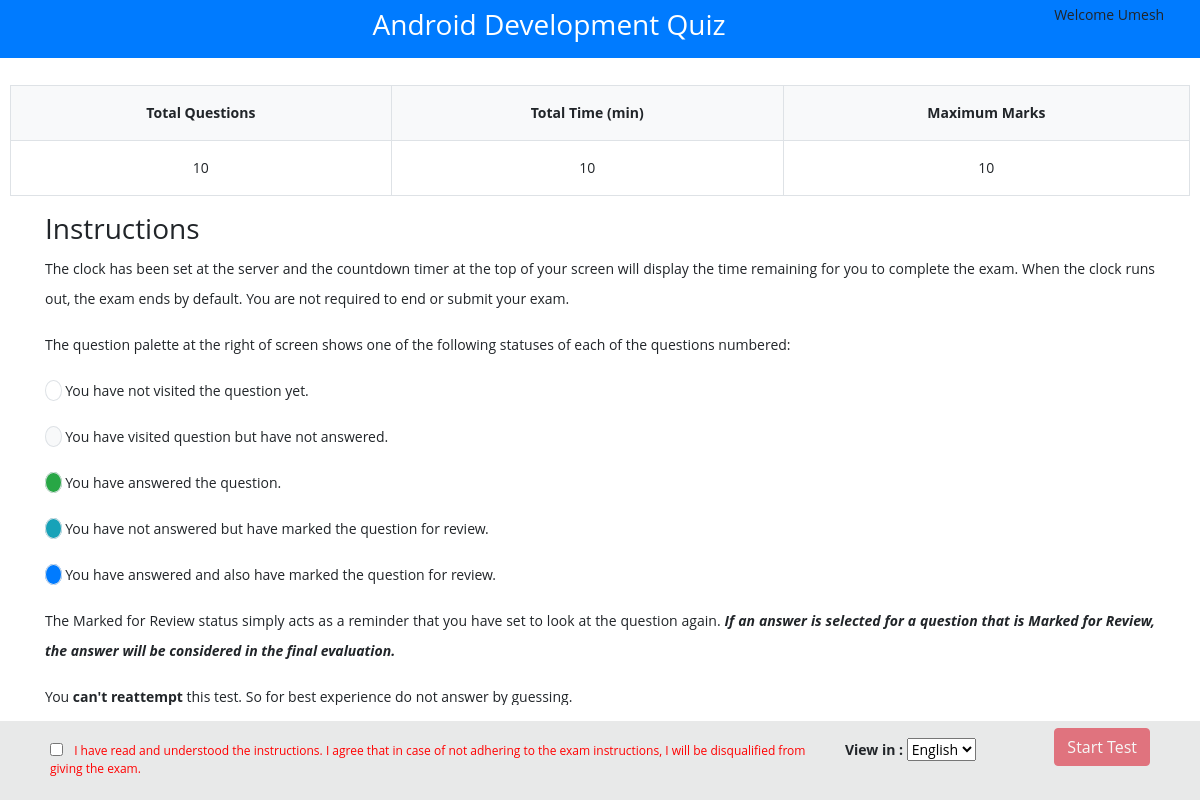
Page /students/stdQuiz/student_quiz_instruction/?quiz=1 on the committed database.
### tables this page shows
CREATE TABLE `gpm_quiz` (
  `id` int(11) NOT NULL,
  `title` varchar(200) NOT NULL,
  `description` text NOT NULL,
  `image` varchar(200) NOT NULL,
  `branch` int(11) NOT NULL,
  `semester` varchar(200) NOT NULL,
  `topic` varchar(200) NOT NULL,
  `subject` varchar(200) NOT NULL,
  `duration` int(11) NOT NULL,
  `total_question` int(11) NOT NULL,
  `status` varchar(1) NOT NULL DEFAULT '1',
  `created_at` varchar(1200) NOT NULL,
  `updated_at` varchar(100) NOT NULL
);

### application/controllers/students/StdQuiz.php (called while the page is built, shortened)
<?php
class StdQuiz extends CI_Controller {
	public function __construct()
	{
		$this->load->model('Subjects_model');
		$this->load->model('Quiz_model');
		$this->load->model('Questions_model');
	}
	public function student_quiz_instruction(){
		$quiz_id= $this->input->get('quiz');
		$params['quiz_id']=$quiz_id;
		$quiz=$this->Quiz_model->get_quizes($params);
		$data['quiz']=$quiz;
		$this->load->view('students/instructions', $data);
	}
}

### index.php (called while the page is built, shortened)
<?php
require_once BASEPATH.'core/CodeIgniter.php';

### application/models/Quiz_model.php (called while the page is built, shortened)
<?php
class Quiz_model extends CI_Model {
	public function get_quizes($params=array())
	{
		if (isset($params['quiz_id'])) {
			$this->db->where('gpm_quiz.id', $params['quiz_id']);
		}
		$this->db->select('gpm_quiz.*, gpm_courses.branch_name as branch_name, subjects.subject_name as subject_name');
		$this->db->join('gpm_courses', 'gpm_courses.id = gpm_quiz.branch', 'left');
		$this->db->join('subjects', 'subjects.id = gpm_quiz.subject', 'left');
		if (isset($params['quiz_id'])) {
			$data=$this->db->get('gpm_quiz')->row_array();
		} else {
			$data=$this->db->get('gpm_quiz')->result_array();
		}
		return $data;
	}
}

### application/views/students/instructions.php (the view, shortened to what this page needs)
<!DOCTYPE html>
<html>
<head>
	<link rel="stylesheet" href="<?php echo base_url('assests/front/css/bootstrap.css') ?>">
	<link rel="stylesheet" href="<?php echo base_url('assesst/front/css/font-awesome.css') ?>">
</head>
<body>
	<div class="container-fluid">
		<div class="row bg-primary text-center p-1 insheader   ">
			<div class="col-1">
			</div>
			<div class="col p-1 float-left"><h3 class="text-white"><?php echo $quiz['title']; ?></h3> </div>
			<div class="col-2 float-left">Welcome Umesh</div>
		</div>
		<div class="row">
			<div class=" instraction ">
						<table class="table table-bordered mt-1  text-center">
							<tr class="bg-light">
								<th class="">Total Questions</th>
								<th class="">Total Time (min)</th>
								<th class="">Maximum Marks</th>
							</tr>
							<tr class="">
								<td class="">  <?php echo $quiz['total_question'] ?> </td>
								<td class=""><?php echo $quiz['duration'] ?></td>
								<td class=""><?php echo $quiz['total_question'] ?></td>
							</tr>
						</table>
							<div class="container">
								<h3>Instructions</h3>
								<p>The clock has been set at the server and the countdown timer at the top of your screen will display the time remaining for you to complete the exam. When the clock runs out, the exam ends by default. You are not required to end or submit your exam.</p>
								<p>The question palette at the right of screen shows one of the following statuses of each of the questions numbered:</p>
								<p> <span class="border rounded-circle "> &nbsp;&nbsp;&nbsp;&nbsp;</span> You have not visited the question yet.</p>
								<p><span class="border rounded-circle bg-light "> &nbsp;&nbsp;&nbsp;&nbsp;</span>  You have visited question but have not answered.</p>
								<p><span class="border rounded-circle bg-success "> &nbsp;&nbsp;&nbsp;&nbsp;</span>  You have answered the question.</p>
								<p><span class="border rounded-circle bg-info  "> &nbsp;&nbsp;&nbsp;&nbsp;</span>  You have not answered but have marked the question for review.</p>
								<p><span class="border rounded-circle bg-primary "> &nbsp;&nbsp;&nbsp;&nbsp;</span>  You have answered and also have marked the question for review.</p>
								<p>The Marked for Review status simply acts as a reminder that you have set to look at the question again.<b><i> If an answer is selected for a question that is Marked for Review, the answer will be considered in the final evaluation.</i></b></p>
								<p>You <b>can't reattempt</b> this test. So for best experience do not answer by guessing.</p>
							</div>
			</div>
			<div class="instr-footer">
							<form action="<?php echo base_url('students/stdQuiz/startexam') ?>" method="post" accept-charset="utf-8">
								<div id="condition" class="bottam-check">
									<label style="cursor:pointer">
									<input name="tnc" id="termcondition" class="check-align" align="top" type="checkbox" value="1" />
									I have read and understood the instructions. I agree that in case of not adhering to the exam instructions, I will be disqualified from giving the exam. </label>
								</div>
								<div class="showdefaultlanglage"> <b>View in :</b>
									<select id="showdefaultlan" name="showdefaultlan">
										<option value="ENGLISH" selected="selected">English</option>
									</select>
								</div>
								<div class="submit1" id="chaclass">
									<button type="submit" href="javascript:void(0)" id="startTest" class="btn btn-danger" disabled="true">Start Test</button>
								</div>
							</form>
						</div>
		</div>
	</div>
</body>
</html>

### application/views/students/instructions.php (style rules this page uses)
body { margin:0px;padding:0px;background-color:#ffffff;font-family: 'Open Sans', sans-serif;font-size:14px;position:fixed;left:0;right:0;height:100%; }
.insheader { background:#41a0c4;padding:7px 50px 7px 50px;height:auto;position:absolute;left:0;right:0;overflow:hidden;width:auto; }
.instr-footer { background:#e8e9e9; padding:7px 50px 0px 50px; position:absolute;bottom:0px; height:auto; overflow:hidden; left:0; right:0; width:auto; margin-top: 100px; }
.bottam-check { float:left; color:#F00; font-size:12px; margin:14px 0 14px 0; font-weight:normal; vertical-align:top; width:70%; }
.check-align { vertical-align: top; margin: 1px 8px 0px 0px; align="top"; }
.showdefaultlanglage { float:left; margin:10px 25px 0 25px; }
.submit1 { float:right; }
.instraction { line-height:30px; padding:0 10px 0 10px; position:absolute; top:81px; bottom:95px; left:0; right:0; text-align:justify; overflow:auto; }

### rows in the picture
gpm_quiz: title "Android Development Quiz", total_question "10", duration "10"
